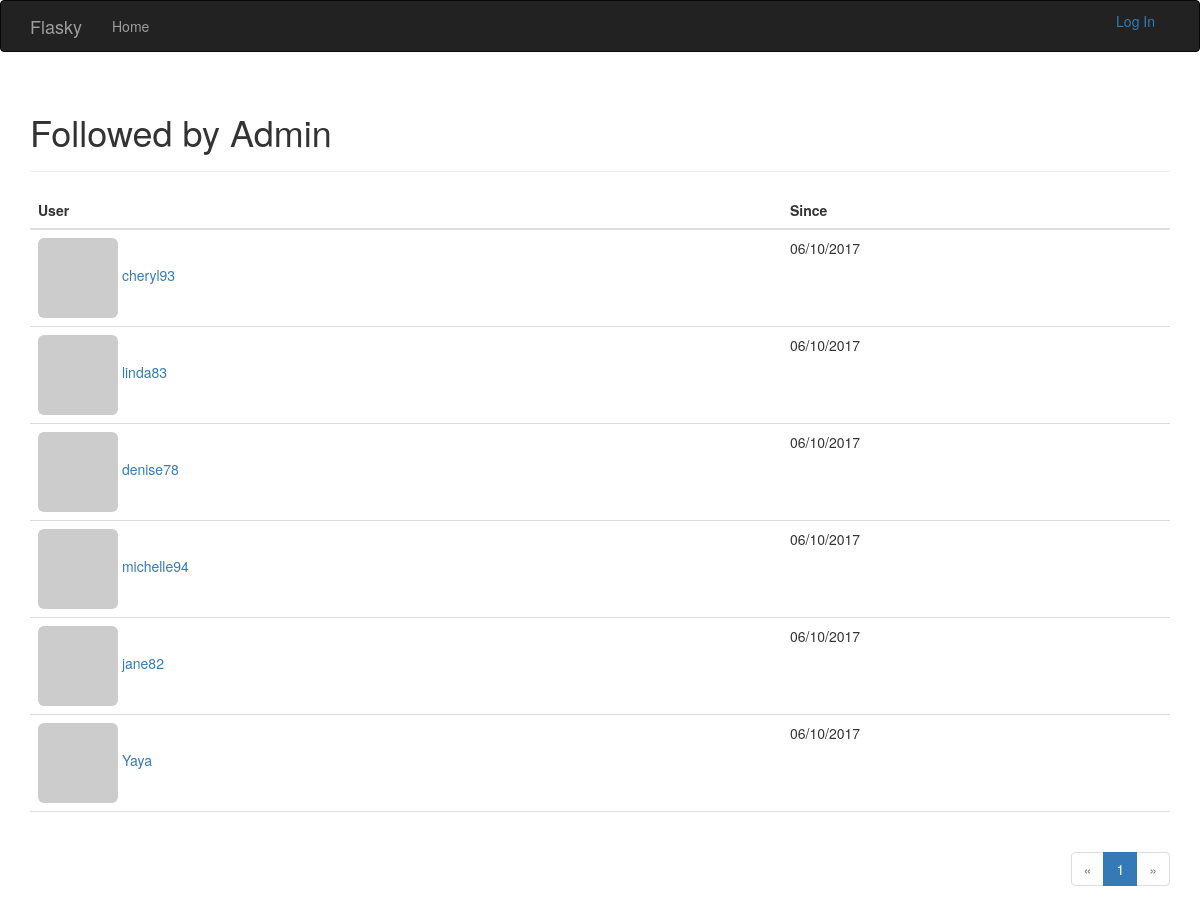
Page /followed-by/Admin on the committed database.
### app/models.py (models this page shows, shortened)
class User(UserMixin, db.Model):
    __tablename__ = 'users'
    id = db.Column(db.Integer, primary_key=True)
    email = db.Column(db.String(64), unique=True, index=True)
    username = db.Column(db.String(64), unique=True, index=True)
    role_id = db.Column(db.Integer, db.ForeignKey('roles.id'))
    password_hash = db.Column(db.String(128))
    confirmed = db.Column(db.Boolean, default=False)
    name = db.Column(db.String(64))
    location = db.Column(db.String(64))
    about_me = db.Column(db.Text())
    member_since = db.Column(db.DateTime(), default=datetime.utcnow)
    last_seen = db.Column(db.DateTime(), default=datetime.utcnow)
    avatar_hash = db.Column(db.String(32))
    posts = db.relationship("Post", backref="author", lazy="dynamic")
    followed = db.relationship("Follow", foreign_keys=[Follow.follower_id],
                               backref=db.backref('follower', lazy='joined'), lazy='dynamic',
                               cascade='all, delete-orphan')
    followers = db.relationship("Follow", foreign_keys=[Follow.followed_id],
                                backref=db.backref('followed', lazy='joined'), lazy='dynamic',
                                cascade='all, delete-orphan')
    comments = db.relationship('Comment', backref='author', lazy='dynamic')
    @property
    def password(self):
        raise AttributeError("password is not a readable attribute")
    def gravatar(self, size=100, default="identicon", rating="g"):
        if request.is_secure:
            url = "http://secure.gravatar.com/avatar"
        else:
            url = 'http://www.gravatar.com/avatar'
        hash = self.avatar_hash or hashlib.md5(self.email.encode("utf-8")).hexdigest()
        return '{url}/{hash}?s={size}&d={default}&r={rating}'.format(
            url=url, hash=hash, size=size, default=default, rating=rating)

class Follow(db.Model):
    __tablename__ = 'follows'
    follower_id = db.Column(db.Integer, db.ForeignKey('users.id'), primary_key=True)
    followed_id = db.Column(db.Integer, db.ForeignKey('users.id'), primary_key=True)
    timestamp = db.Column(db.DateTime, default=datetime.utcnow)

### app/main/views.py (the view)
@main.route('/followed-by/<username>')
def followed_by(username):
    user = User.query.filter_by(username=username).first()
    if user is None:
        flash("Invalid user!")
        return redirect(url_for('.index'))
    page = request.args.get('page', 1, type=int)
    pagination = user.followed.paginate(
        page, per_page=current_app.config['FLASKY_FOLLOWERS_PER_PAGE'], error_out=False)
    follows = [{'user': item.followed, 'timestamp': item.timestamp} for item in pagination.items]
    return render_template('followers.html', user=user, title="Followed by",
                           endpoint='.followed_by', pagination=pagination, follows=follows)

### app/auth/views.py (called while the page is built)
@auth.before_app_request
def before_request():
    if current_user.is_authenticated:
        current_user.ping()
        if not current_user.confirmed \
                and request.endpoint[:5] != "auth.":
            return redirect(url_for("auth.unconfirmed"))

### app/main/__init__.py (called while the page is built)
@main.app_context_processor
def inject_permissions():
    return dict(Permission=Permission)

### app/models.py (called while the page is built)
    def can(self, permissions):
        return False

### app/templates/followers.html (shortened to what this page needs)
{% extends "base.html" %}
{% import "_macros.html" as macros %}
{% block page_content %}
<div class="page-header">
    <h1>{{ title }} {{ user.username }}</h1>
</div>
<table class="table table-hover followers">
    <thead><tr><th>User</th><th>Since</th></tr></thead>
    {% for follow in follows %}
        {% if follow.user != user  %}
        <tr>
            <td>
                <a href="{{ url_for('.user', username = follow.user.username) }}">
                    <img class="img-rounded" src="{{ follow.user.gravatar(size=32) }}">
                    {{ follow.user.username }}
                </a>
            </td>
            <td>{{ moment(follow.timestamp).format('L') }}</td>
        </tr>
        {% endif %}
    {% endfor %}
</table>
<div class="pagination">
    {{ macros.pagination_widget(pagination, endpoint, username = user.username) }}
</div>
{% endblock %}

### app/static/css/styles.css (style rules this page uses)
div.pagination { width: 100%; text-align: right; padding: 0px; margin : 0px; }
.table.followers tr { border-bottom: 1px solid #e0e0e0; }

### rows in the picture
User: username "Admin"
User: user.username "cheryl93"
Follow: timestamp "06/10/2017"
User: user.username "linda83"
Follow: timestamp "06/10/2017"
User: user.username "denise78"
Follow: timestamp "06/10/2017"
User: user.username "michelle94"
Follow: timestamp "06/10/2017"
User: user.username "jane82"
Follow: timestamp "06/10/2017"
User: user.username "Yaya"
Follow: timestamp "06/10/2017"

### other values in the picture
{{ title }} "Followed by"
{{ p }} "1"
